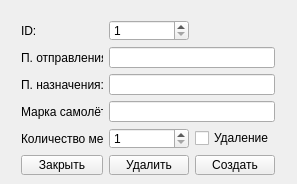
<?xml version="1.0" encoding="UTF-8"?>
<ui version="4.0">
 <class>ManageRoutesWindow</class>
 <widget class="QWidget" name="ManageRoutesWindow">
  <property name="geometry">
   <rect>
    <x>0</x>
    <y>0</y>
    <width>297</width>
    <height>184</height>
   </rect>
  </property>
  <property name="minimumSize">
   <size>
    <width>297</width>
    <height>184</height>
   </size>
  </property>
  <property name="maximumSize">
   <size>
    <width>297</width>
    <height>184</height>
   </size>
  </property>
  <property name="windowTitle">
   <string>Form</string>
  </property>
  <widget class="QWidget" name="layoutWidget">
   <property name="geometry">
    <rect>
     <x>21</x>
     <y>20</y>
     <width>254</width>
     <height>155</height>
    </rect>
   </property>
   <layout class="QGridLayout" name="gridLayout">
    <item row="0" column="0">
     <widget class="QLabel" name="label">
      <property name="text">
       <string>ID:</string>
      </property>
     </widget>
    </item>
    <item row="0" column="1">
     <widget class="QSpinBox" name="idEdit">
      <property name="minimum">
       <number>1</number>
      </property>
      <property name="maximum">
       <number>9999</number>
      </property>
     </widget>
    </item>
    <item row="1" column="0">
     <widget class="QLabel" name="label_2">
      <property name="text">
       <string>П. отправления:</string>
      </property>
     </widget>
    </item>
    <item row="1" column="1" colspan="2">
     <widget class="QLineEdit" name="depEdit">
      <property name="maxLength">
       <number>40</number>
      </property>
     </widget>
    </item>
    <item row="2" column="0">
     <widget class="QLabel" name="label_3">
      <property name="text">
       <string>П. назначения:</string>
      </property>
     </widget>
    </item>
    <item row="2" column="1" colspan="2">
     <widget class="QLineEdit" name="desEdit">
      <property name="maxLength">
       <number>40</number>
      </property>
     </widget>
    </item>
    <item row="3" column="0">
     <widget class="QLabel" name="label_4">
      <property name="text">
       <string>Марка самолёта:</string>
      </property>
     </widget>
    </item>
    <item row="3" column="1" colspan="2">
     <widget class="QLineEdit" name="markEdit">
      <property name="maxLength">
       <number>8</number>
      </property>
     </widget>
    </item>
    <item row="4" column="0">
     <widget class="QLabel" name="label_5">
      <property name="text">
       <string>Количество мест:</string>
      </property>
     </widget>
    </item>
    <item row="4" column="1">
     <widget class="QSpinBox" name="seatsEdit">
      <property name="minimum">
       <number>1</number>
      </property>
      <property name="maximum">
       <number>200</number>
      </property>
     </widget>
    </item>
    <item row="5" column="0">
     <widget class="QPushButton" name="closeButton">
      <property name="text">
       <string>Закрыть</string>
      </property>
     </widget>
    </item>
    <item row="5" column="1">
     <widget class="QPushButton" name="deleteButton">
      <property name="text">
       <string>Удалить</string>
      </property>
     </widget>
    </item>
    <item row="5" column="2">
     <widget class="QPushButton" name="createButton">
      <property name="text">
       <string>Создать</string>
      </property>
     </widget>
    </item>
    <item row="4" column="2">
     <widget class="QCheckBox" name="checkBox">
      <property name="text">
       <string>Удаление</string>
      </property>
      <property name="checked">
       <bool>false</bool>
      </property>
      <property name="tristate">
       <bool>false</bool>
      </property>
     </widget>
    </item>
   </layout>
  </widget>
 </widget>
 <resources/>
 <connections>
  <connection>
   <sender>closeButton</sender>
   <signal>clicked()</signal>
   <receiver>ManageRoutesWindow</receiver>
   <slot>close()</slot>
   <hints>
    <hint type="sourcelabel">
     <x>60</x>
     <y>162</y>
    </hint>
    <hint type="destinationlabel">
     <x>148</x>
     <y>91</y>
    </hint>
   </hints>
  </connection>
  <connection>
   <sender>deleteButton</sender>
   <signal>clicked()</signal>
   <receiver>ManageRoutesWindow</receiver>
   <slot>deleteRoute()</slot>
   <hints>
    <hint type="sourcelabel">
     <x>147</x>
     <y>162</y>
    </hint>
    <hint type="destinationlabel">
     <x>148</x>
     <y>91</y>
    </hint>
   </hints>
  </connection>
  <connection>
   <sender>createButton</sender>
   <signal>clicked()</signal>
   <receiver>ManageRoutesWindow</receiver>
   <slot>createRoute()</slot>
   <hints>
    <hint type="sourcelabel">
     <x>237</x>
     <y>162</y>
    </hint>
    <hint type="destinationlabel">
     <x>148</x>
     <y>91</y>
    </hint>
   </hints>
  </connection>
  <connection>
   <sender>checkBox</sender>
   <signal>stateChanged(int)</signal>
   <receiver>ManageRoutesWindow</receiver>
   <slot>reactToCheck()</slot>
   <hints>
    <hint type="sourcelabel">
     <x>236</x>
     <y>134</y>
    </hint>
    <hint type="destinationlabel">
     <x>148</x>
     <y>91</y>
    </hint>
   </hints>
  </connection>
 </connections>
 <slots>
  <slot>deleteRoute()</slot>
  <slot>createRoute()</slot>
  <slot>reactToCheck()</slot>
 </slots>
</ui>
